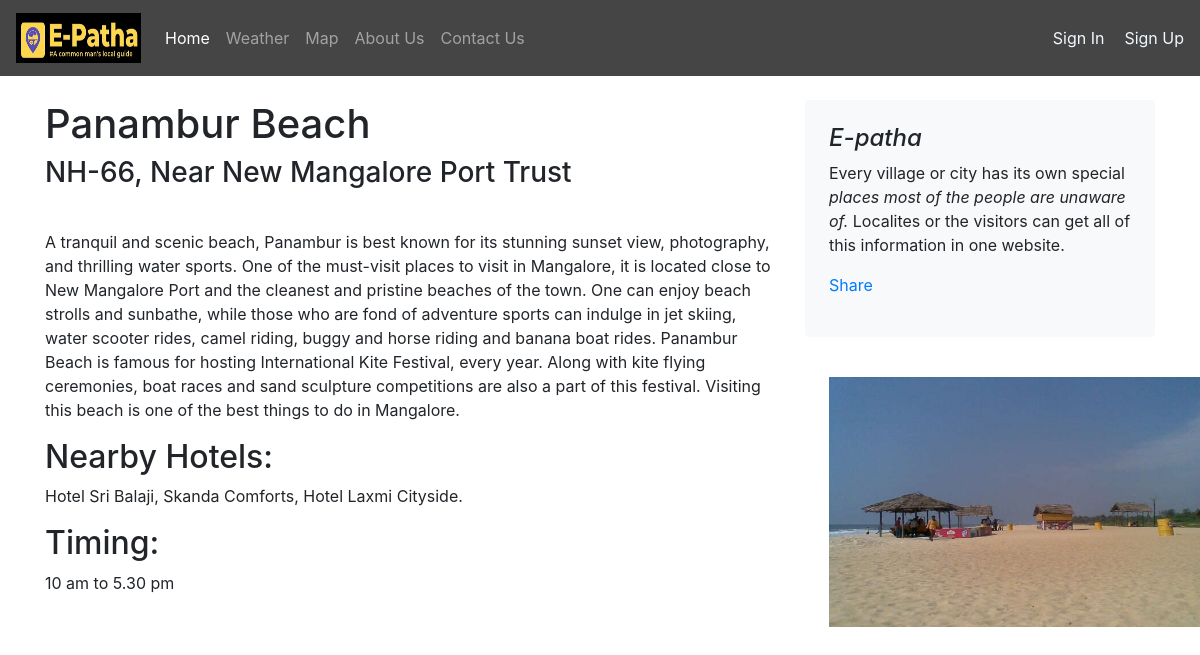
Page /tourism/blogpost/3 on the committed database.
### tourism/models.py (models this page shows)
class Blogpost(models.Model):
    post_id = models.AutoField(primary_key=True)
    Place_name = models.CharField(max_length=50)
    place = models.CharField(max_length=500, default="")
    About = models.CharField(max_length=5000, default="")
    headding = models.CharField(max_length=500, default="")
    info = models.CharField(max_length=5000, default="")
    headdings = models.CharField(max_length=500, default="")
    informations = models.CharField(max_length=5000, default="")
    info_date = models.DateField()
    Images = models.ImageField(upload_to='e_patha/images', default="")
    def __str__(self):
        return self.Place_name

### tourism/views.py (the view)
# urls.py: path("blogpost/<int:id>", views.blogpost, name="blogHome")
def blogpost(request, id):
    post = Blogpost.objects.filter(post_id = id)[0]
    print(post)
    return render(request, 'tourism/blogpost.html',
                  {'post':post})

### tourism/templates/tourism/blogpost.html (shortened to what this page needs)
{% extends 'e_patha/basic.html' %}
{% block body %}
<div class="container">
    <div class="row mt-4">
        <div class="col-md-8 blog-main">
            <h1 class="font">
                {{post.Place_name}}
            </h1>
            <div class="blog-post">
                <h3 class="blog-post-title">{{post.place}}</h3>
                <div class="fb-like" data-href="http://127.0.0.1:8000/tourism/blogpost/{{post.post_id}}" data-layout="standard" data-action="like" data-size="large" data-show-faces="false" data-share="true"></div><br>
                <p>{{post.About}}</p>
                <h2>{{post.headding}}</h2>
                <p>{{post.info}}</p>
                <h2>{{post.headdings}}</h2>
                <p>{{post.informations}}</p>
            </div>
        </div>
        <aside class="col-md-4 blog-sidebar">
            <div class="p-4 mb-3 bg-light rounded">
                <h4 class="font-italic">E-patha</h4>
                <p class="mb-0"> Every village or city has its own special<em> places most of the people are unaware of. </em>Localites or the visitors can get all of this information in one website. </p>
                <div class="my-3 fb-share-button" data-href="http://127.0.0.1:8000/tourism
                /blogpost/{{post.post_id}}" data-layout="button_count" data-size="large"><a target="_blank" href="https://www.facebook.com/sharer/sharer.php?u=http%3A%2F%2F127.0.0.1%3A8000%2Fblog%2Fblogpost%2F4&amp;src=sdkpreparse" class="fb-xfbml-parse-ignore">Share</a></div>
            </div>
            <div class="p-4">
                <img src="/media/{{post.Images}}"  height="250">
            </div>
        </aside>
    </div>
</div>
{% endblock %}

### rows in the picture
Blogpost: Place_name "Panambur Beach", place "NH-66, Near New Mangalore Port Trust", About "A tranquil and scenic beach, Panambur is best known for its stunning sunset view, photography, and thrilling water sports. One of the must-visit places to visit in Mangalore, it is located close to New Mangalore Port and the cleanest and pristine beaches of the town. One can enjoy beach strolls and sunbathe, while those who are fond of adventure sports can indulge in jet skiing, water scooter rides, camel riding, buggy and horse riding and banana boat rides. Panambur Beach is famous for hosting International Kite Festival, every year. Along with kite flying ceremonies, boat races and sand sculpture competitions are also a part of this festival. Visiting this beach is one of the best things…", headding "Nearby Hotels:", info "Hotel Sri Balaji, Skanda Comforts, Hotel Laxmi Cityside.", headdings "Timing:", informations "10 am to 5.30 pm", Images (picture)
